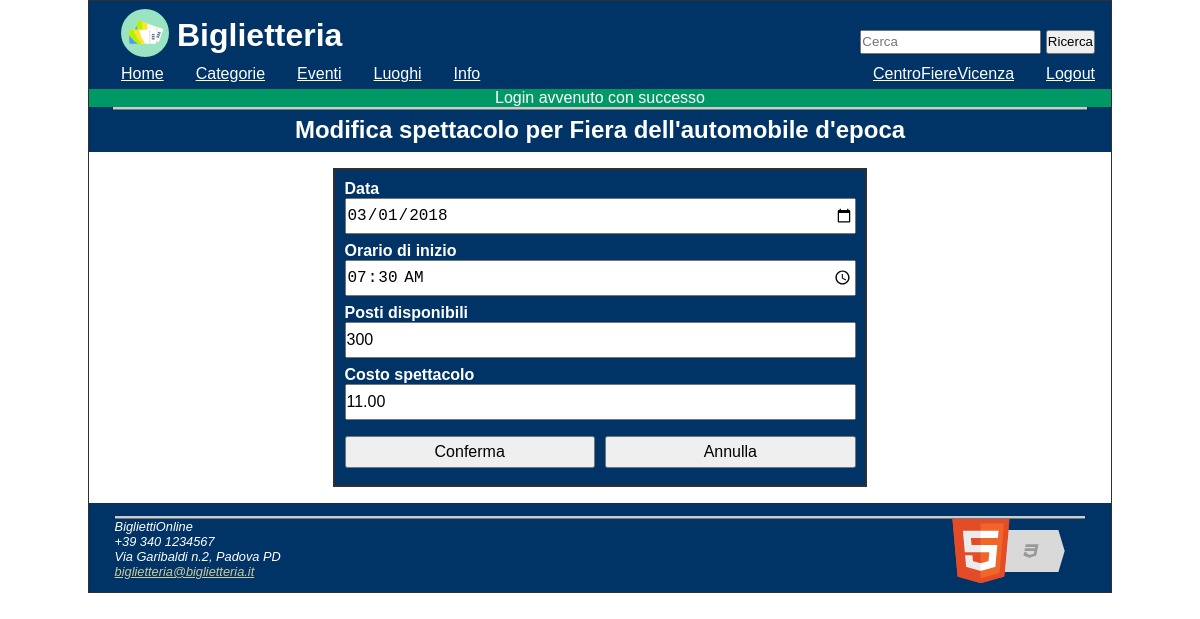
Page /php/spettacolo_mod.php?id_mod=32 (signed in) on the committed database.
### tables this page shows
CREATE TABLE `spettacoli` (
  `id` int(11) NOT NULL,
  `evento_id` int(11) NOT NULL DEFAULT '0',
  `luogo_id` int(11) NOT NULL DEFAULT '0',
  `data_ora` datetime NOT NULL,
  `posti_disponibili` bigint(20) NOT NULL DEFAULT '0',
  `prezzo` decimal(7,2) NOT NULL DEFAULT '0.00'
);

CREATE TABLE `eventi` (
  `id` int(11) NOT NULL,
  `categoria_id` int(11) NOT NULL,
  `nome` char(50) NOT NULL DEFAULT '0',
  `descrizione` longtext,
  `durata` time DEFAULT '00:00:00'
);

### php/spettacolo_mod.php (the view, shortened to what this page needs)
    <!DOCTYPE html>
<?php
require_once('php/config.php');
require_once('php/printTemplate.php');
?>
<html lang="it" >
<head>
  <?= printHead("Modifica spettacolo"); ?>
</head>
<body>
  <header>
    <?= printHeader(); ?>
  </header>
  <nav id="nav" class="Off">
    <?= printNavBar(); ?>
  </nav>
  <?php echo consumeMessage(); ?>
  <div id="corpo" onclick="menuOff()" >
      <?php
      $cercato = select("SELECT * FROM spettacoli WHERE id=$id_mod")[0];
      $data = substr($cercato['data_ora'],0,10);
      $ora = substr($cercato['data_ora'],11,5);
      ?>
      <div class="title"> <h2>Modifica spettacolo per  <?=get_evento_from_spettacolo($cercato['id'])['nome']?></h2></div>
      <div class="box">
    <form method="post" action="spettacolo_mod_r.php">
      <label for="data_s">Data</label>
      <input tabindex=20 id="data_s" value="<?php echo"$data" ?>" type="date" name="data_s" required/>
      <label for="ora_s">Orario di inizio</label>
      <input tabindex=30 if="ora_s" value="<?php echo"$ora" ?>" type="time" name="ora_s" required/>
      <label for="posti_s">Posti disponibili</label>
      <input tabindex=40 id="posti_s" value="<?php echo($cercato['posti_disponibili']); ?>" type="number" name="posti_s" min="0" value=0 required/>
      <label for="costo_s">Costo spettacolo</label>
      <input tabindex=50 id="costo_s" value="<?php echo($cercato['prezzo']); ?>" type="number" step="0.01" name="costo_s" value="0.0" required/>
        <div class="boxInline">
            <input tabindex=60 type="submit" value="Conferma">
            <input tabindex=70  id="buttonRight" type="reset" value="Annulla">
        </div>
    </form>
      </div>
  </div>
  <footer>
    <?= printFooter(); ?>
  </footer>
</body>
</html>

### php/css/screen.css (style rules this page uses)
* { padding: 0; margin: 0; }
header { background-color: #003366; color: #ffffff; width:100%; height: 4em; }
nav { background-color: #003366; color: #ffffff; width:100%; height: 1.5em; }
html, body { max-width: 1024px; margin: auto; font-family: Verdana,Arial,Helvetica,sans-serif; font-size:100%; }
body { border: 1px solid #303030; }
.box { margin: 1em auto 1em auto; width: 50%; min-width: 25em; border: 2px solid #303030; display: block; background-color: #003366; color: #ffffff; padding: 0.6em; }
.box input { width: 99.3%; display: block; height: 2em; margin: auto; margin-bottom: 0.5em; font-size: 16px; }
.box label { font-weight: bold; }
.boxInline { margin-top: 1em; width: 100%; }
.boxInline input { display: inline; width: 49%; }
#buttonRight { float: right; }
.title { background-color: #003366; padding-bottom: 0.5em; }
.title h1, .title h2, .title h3 { color: #ffffff; padding-top: 6px; text-align: center; border-top: 3px ridge #CCCCCC; margin-left: 1em; margin-right: 1em; }
#corpo { background-color: #ffffff; }
footer { background-color: #003366; color: #ffffff; font-size: 0.8em; padding: 1em; }

### php/css/mobile.css (style rules this page uses)
* { padding: 0; margin: 0; }
header { background-color: #003366; color: #ffffff; width:100%; position: fixed; top: 0; height: 4em; min-width: 375px; padding-bottom: 2em; }
nav { background-color: #003366; border : 0.1em solid; border-color: #000000; color: #ffffff; position: fixed; top: 3.5em; padding-bottom: 18em; width: 50%; margin-left: 50%; min-width: 14em; z-index: 10; }
.Off { display: none; }
html, body { max-width: 1024px; min-width: 375px; margin: auto; font-family: Verdana,Arial,Helvetica,sans-serif; font-size:100%; }
body { border: 1px solid #303030; padding-top: 3.9em; }
.box { margin: 1em auto 1em auto; width: 50%; min-width: 20em; border: 2px solid #303030; display: block; background-color: #003366; color: #ffffff; padding: 0.6em; }
.box input { width: 99.3%; display: block; height: 2em; margin: auto; margin-bottom: 0.5em; font-size: 16px; }
.box label { font-weight: bold; }
.boxInline { margin-top: 1em; width: 100%; }
.boxInline input { display: inline; width: 49%; }
#buttonRight { float: right; }
.title { background-color: #003366; padding-top: 0.1em; padding-bottom: 0.5em; margin-top: 2em; }
.title h1, .title h2, .title h3 { color: #ffffff; padding-top: 6px; text-align: center; border-top: 3px ridge #CCCCCC; margin-left: 1em; margin-right: 1em; }
#corpo { background-color: #ffffff; }
footer { background-color: #003366; color: #ffffff; font-size: 0.8em; padding: 1em; }

### php/css/print.css (style rules this page uses)
* { background-color: transparent; color:#000000; }
header, nav, input { display: none }

### rows in the picture
spettacoli: id.nome "Fiera dell'automobile d'epoca", data_s "03/01/2018", ora_s "07:30", posti_s "300", costo_s "11.00"

### other values in the picture
$_SESSION['user_username'] "CentroFiereVicenza"
$_SESSION['message'] "Login avvenuto con successo"
